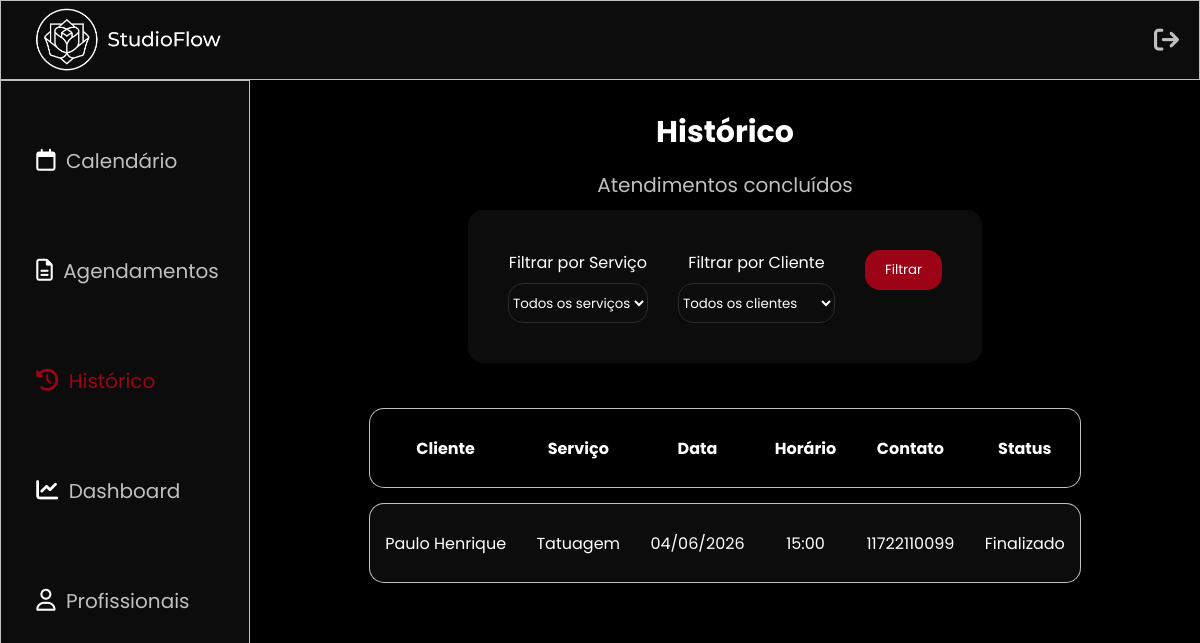
Page /frontend/admin/historico.php on the earlier database version.
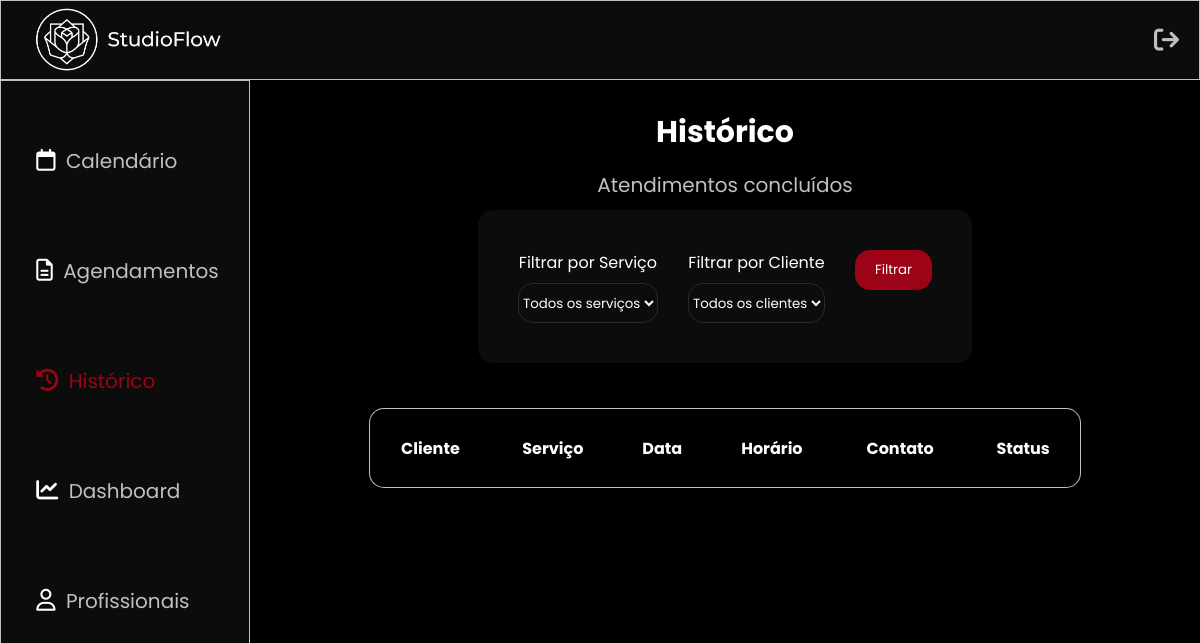
Same page on the later database version.
### tables this page shows
CREATE TABLE agendamento (
    id_agendamento INT AUTO_INCREMENT PRIMARY KEY,
    id_cliente INT NOT NULL,
    id_profissional INT NOT NULL,
    id_servicos INT NOT NULL,
    data_agen DATE NOT NULL,
    horario TIME NOT NULL,
    status_agendamento ENUM('pendente', 'confirmado', 'cancelado', 'finalizado') 
        DEFAULT 'pendente',

    FOREIGN KEY (id_cliente) REFERENCES cliente(id_cliente),
    FOREIGN KEY (id_profissional) REFERENCES profissional(id_profissional),
    FOREIGN KEY (id_servicos) REFERENCES servicos(id_servicos)
);

CREATE TABLE cliente (
    id_cliente INT AUTO_INCREMENT PRIMARY KEY,
    nome VARCHAR(100) NOT NULL,
    contato_cliente VARCHAR(11) NOT NULL,
    data_nasc DATE NOT NULL
);

CREATE TABLE servicos (
    id_servicos INT AUTO_INCREMENT PRIMARY KEY,
    tipo_servico ENUM('tatuagem', 'piercing') NOT NULL,
    estilo ENUM('fineline','realista','old_school','flash_tattoo','anime','lettering','blackout','cobertura'),
    regiao VARCHAR(20) NOT NULL,
    quantidade INT
);

### frontend/admin/historico.php (the view, shortened to what this page needs)
<?php
require_once '../../backend/conexao.php';
$sql = "SELECT
    agendamento.id_agendamento,
    cliente.nome,
    cliente.contato_cliente,
    servicos.tipo_servico,
    agendamento.data_agen,
    agendamento.horario,
    agendamento.status_agendamento
    FROM agendamento INNER JOIN cliente ON agendamento.id_cliente = cliente.id_cliente
    INNER JOIN servicos ON agendamento.id_servicos = servicos.id_servicos
    WHERE agendamento.status_agendamento IN ('finalizado','cancelado')";
$params = [];
$stmt = $pdo->prepare($sql);
$stmt->execute($params);
?>
<!DOCTYPE html>
<html lang="en">
<head>
    <link rel="stylesheet" href="../../assets/css/admin.css">
    <link rel="stylesheet" href="https://cdnjs.cloudflare.com/ajax/libs/font-awesome/6.5.0/css/all.min.css">
</head>
<body>
    <header>
        <nav class="topbar">
            <a href="../index.php"><img src="../../assets/img/logo/logo-white.png" alt="StudioFlow" class="logo"></a>
            <a href="../login.php" class="logout"><i class="fa-solid fa-arrow-right-from-bracket"></i></a>
        </nav>
    </header>
    <aside>
        <nav class="sidebar">
            <div class="nav-links">
                <a href="calendario.php"><i class="fa-regular fa-calendar icon"></i> Calendário</a>
                <a href="agendamentos.php"><i class="fa-regular fa-file-lines icon"></i> Agendamentos</a>
                <a href="historico.php" style="color: var(--red);"><i class="fa-solid fa-clock-rotate-left icon" style="color: var(--red);"></i> Histórico</a>
                <a href="dashboard.php"><i class="fa-solid fa-chart-line icon"></i> Dashboard</a>
                <a href="profissionais.php"><i class="fa-regular fa-user icon"></i> Profissionais</a>
            </div>
        </nav>
    </aside>
    <main>
        <h2>Histórico</h2>
        <p>Atendimentos concluídos</p>
        <form method="GET">
    <div class="box-filter">
        <div class="filter">
            <label>Filtrar por Serviço</label>
            <select name="servico">
            <option value="">Todos os serviços</option>
            </select>
        </div>
        <div class="filter">
            <label>Filtrar por Cliente</label>
            <select name="cliente">
            <option value="">Todos os clientes</option>
            </select>
        </div>
        <div class="filter">
            <button type="submit" class="btn">Filtrar</button>
        </div>
    </div>
</form>
 <table>
     <thead>
         <tr>
            <th>Cliente</th>
            <th>Serviço</th>
            <th>Data</th>
            <th>Horário</th>
            <th>Contato</th>
            <th>Status</th>
         </tr>
     </thead>
     <tbody>
       <?php while($row = $stmt->fetch()) { ?>
       <tr>
         <td><?php echo htmlspecialchars($row['nome']); ?></td>
         <td><?php echo ucfirst(htmlspecialchars($row['tipo_servico'])); ?></td>
         <td><?php echo date('d/m/Y', strtotime($row['data_agen'])); ?></td>
         <td><?php echo date('H:i', strtotime($row['horario'])); ?></td>
         <td><?php echo htmlspecialchars($row['contato_cliente']); ?></td>
         <td><?php echo ucfirst(htmlspecialchars($row['status_agendamento'])); ?></td>
       </tr>
       <?php } ?>
  </tbody>
 </table>
</main>
</body>
</html>

Differences in the rows shown:
removed agendamento: id_cliente.nome "Paulo Henrique", id_servicos.tipo_servico "Tatuagem", data_agen "04/06/2026", horario "15:00", id_cliente.contato_cliente "11722110099", status_agendamento "Finalizado"
